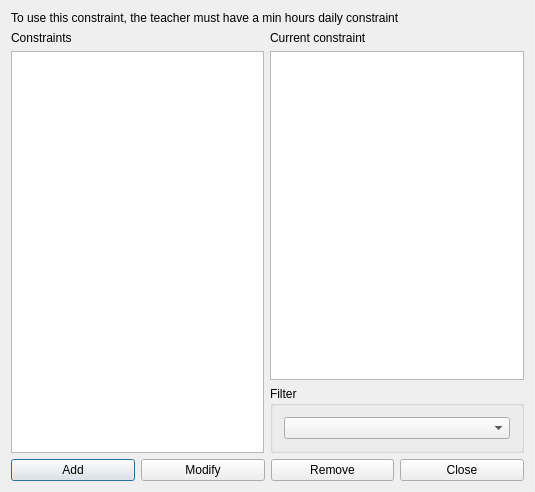
<?xml version="1.0" encoding="UTF-8"?>
<ui version="4.0">
 <class>ConstraintTeacherMinHoursPerAfternoonForm_template</class>
 <widget class="QDialog" name="ConstraintTeacherMinHoursPerAfternoonForm_template">
  <property name="geometry">
   <rect>
    <x>0</x>
    <y>0</y>
    <width>535</width>
    <height>492</height>
   </rect>
  </property>
  <property name="windowTitle">
   <string extracomment="This is the title of the dialog in which you see the list of all constraints of this type">Constraints teacher min hours per afternoon</string>
  </property>
  <layout class="QGridLayout" name="gridLayout_2">
   <item row="0" column="0" colspan="2">
    <widget class="QLabel" name="instructionsLabel">
     <property name="sizePolicy">
      <sizepolicy hsizetype="Minimum" vsizetype="Minimum">
       <horstretch>0</horstretch>
       <verstretch>0</verstretch>
      </sizepolicy>
     </property>
     <property name="text">
      <string>To use this constraint, the teacher must have a min hours daily constraint</string>
     </property>
     <property name="wordWrap">
      <bool>true</bool>
     </property>
    </widget>
   </item>
   <item row="1" column="0" rowspan="2">
    <layout class="QVBoxLayout" name="verticalLayout_2">
     <item>
      <widget class="QLabel" name="constraintsTextLabel">
       <property name="frameShape">
        <enum>QFrame::NoFrame</enum>
       </property>
       <property name="frameShadow">
        <enum>QFrame::Plain</enum>
       </property>
       <property name="text">
        <string>Constraints</string>
       </property>
       <property name="wordWrap">
        <bool>false</bool>
       </property>
      </widget>
     </item>
     <item>
      <widget class="QListWidget" name="constraintsListWidget"/>
     </item>
    </layout>
   </item>
   <item row="1" column="1">
    <layout class="QVBoxLayout" name="verticalLayout">
     <item>
      <widget class="QLabel" name="currentConstraintTextLabel">
       <property name="text">
        <string>Current constraint</string>
       </property>
       <property name="wordWrap">
        <bool>false</bool>
       </property>
      </widget>
     </item>
     <item>
      <widget class="QPlainTextEdit" name="currentConstraintTextEdit"/>
     </item>
    </layout>
   </item>
   <item row="2" column="1">
    <widget class="QGroupBox" name="filterGroupBox">
     <property name="title">
      <string>Filter</string>
     </property>
     <layout class="QGridLayout" name="gridLayout">
      <item row="0" column="0">
       <widget class="QComboBox" name="teachersComboBox"/>
      </item>
     </layout>
    </widget>
   </item>
   <item row="3" column="0" colspan="2">
    <layout class="QHBoxLayout" name="horizontalLayout">
     <item>
      <widget class="QPushButton" name="addConstraintPushButton">
       <property name="text">
        <string>Add</string>
       </property>
      </widget>
     </item>
     <item>
      <widget class="QPushButton" name="modifyConstraintPushButton">
       <property name="text">
        <string>Modify</string>
       </property>
      </widget>
     </item>
     <item>
      <widget class="QPushButton" name="removeConstraintPushButton">
       <property name="text">
        <string>Remove</string>
       </property>
      </widget>
     </item>
     <item>
      <widget class="QPushButton" name="closePushButton">
       <property name="text">
        <string>Close</string>
       </property>
      </widget>
     </item>
    </layout>
   </item>
  </layout>
 </widget>
 <layoutdefault spacing="6" margin="11"/>
 <resources/>
 <connections/>
</ui>
